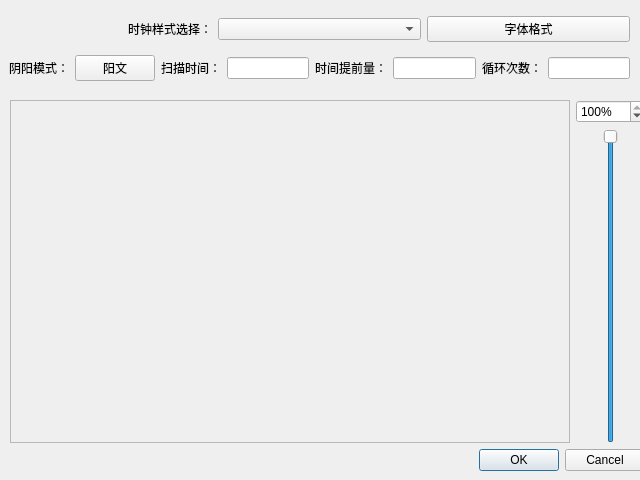
<?xml version="1.0" encoding="UTF-8"?>
<ui version="4.0">
 <class>ClockDialog</class>
 <widget class="QDialog" name="ClockDialog">
  <property name="geometry">
   <rect>
    <x>0</x>
    <y>0</y>
    <width>640</width>
    <height>480</height>
   </rect>
  </property>
  <property name="windowTitle">
   <string>时钟设置</string>
  </property>
  <widget class="QWidget" name="layoutWidget">
   <property name="geometry">
    <rect>
     <x>9</x>
     <y>9</y>
     <width>621</width>
     <height>81</height>
    </rect>
   </property>
   <layout class="QVBoxLayout" name="verticalLayout">
    <item>
     <layout class="QHBoxLayout" name="horizontalLayout">
      <item>
       <widget class="QLabel" name="label">
        <property name="text">
         <string>时钟样式选择：</string>
        </property>
        <property name="alignment">
         <set>Qt::AlignRight|Qt::AlignTrailing|Qt::AlignVCenter</set>
        </property>
       </widget>
      </item>
      <item>
       <widget class="QComboBox" name="ClockStyle_select"/>
      </item>
      <item>
       <widget class="QPushButton" name="textFormat">
        <property name="text">
         <string>字体格式</string>
        </property>
       </widget>
      </item>
     </layout>
    </item>
    <item>
     <layout class="QHBoxLayout" name="horizontalLayout_2">
      <item>
       <widget class="QLabel" name="label_2">
        <property name="text">
         <string>阴阳模式：</string>
        </property>
       </widget>
      </item>
      <item>
       <widget class="QPushButton" name="reverse">
        <property name="text">
         <string>阳文</string>
        </property>
       </widget>
      </item>
      <item>
       <widget class="QLabel" name="label_3">
        <property name="text">
         <string>扫描时间：</string>
        </property>
       </widget>
      </item>
      <item>
       <widget class="QLineEdit" name="scanTime"/>
      </item>
      <item>
       <widget class="QLabel" name="label_4">
        <property name="text">
         <string>时间提前量：</string>
        </property>
       </widget>
      </item>
      <item>
       <widget class="QLineEdit" name="TimeLeadValue"/>
      </item>
      <item>
       <widget class="QLabel" name="label_5">
        <property name="text">
         <string>循环次数：</string>
        </property>
       </widget>
      </item>
      <item>
       <widget class="QLineEdit" name="loop_time"/>
      </item>
     </layout>
    </item>
   </layout>
  </widget>
  <widget class="QWidget" name="layoutWidget">
   <property name="geometry">
    <rect>
     <x>10</x>
     <y>100</y>
     <width>635</width>
     <height>371</height>
    </rect>
   </property>
   <layout class="QVBoxLayout" name="verticalLayout_3">
    <item>
     <layout class="QHBoxLayout" name="horizontalLayout_4">
      <item>
       <widget class="QLabel" name="showImage">
        <property name="minimumSize">
         <size>
          <width>560</width>
          <height>0</height>
         </size>
        </property>
        <property name="autoFillBackground">
         <bool>true</bool>
        </property>
        <property name="frameShape">
         <enum>QFrame::StyledPanel</enum>
        </property>
        <property name="text">
         <string/>
        </property>
        <property name="textFormat">
         <enum>Qt::AutoText</enum>
        </property>
       </widget>
      </item>
      <item>
       <layout class="QVBoxLayout" name="verticalLayout_2">
        <item>
         <widget class="QSpinBox" name="spinBox">
          <property name="suffix">
           <string>%</string>
          </property>
          <property name="minimum">
           <number>1</number>
          </property>
          <property name="maximum">
           <number>100</number>
          </property>
          <property name="value">
           <number>100</number>
          </property>
         </widget>
        </item>
        <item>
         <layout class="QHBoxLayout" name="horizontalLayout_3">
          <item>
           <spacer name="horizontalSpacer">
            <property name="orientation">
             <enum>Qt::Horizontal</enum>
            </property>
            <property name="sizeHint" stdset="0">
             <size>
              <width>40</width>
              <height>20</height>
             </size>
            </property>
           </spacer>
          </item>
          <item>
           <widget class="QSlider" name="verticalSlider">
            <property name="minimum">
             <number>1</number>
            </property>
            <property name="maximum">
             <number>100</number>
            </property>
            <property name="pageStep">
             <number>100</number>
            </property>
            <property name="value">
             <number>100</number>
            </property>
            <property name="orientation">
             <enum>Qt::Vertical</enum>
            </property>
           </widget>
          </item>
          <item>
           <spacer name="horizontalSpacer_2">
            <property name="orientation">
             <enum>Qt::Horizontal</enum>
            </property>
            <property name="sizeHint" stdset="0">
             <size>
              <width>40</width>
              <height>20</height>
             </size>
            </property>
           </spacer>
          </item>
         </layout>
        </item>
       </layout>
      </item>
     </layout>
    </item>
    <item>
     <widget class="QDialogButtonBox" name="buttonBox">
      <property name="orientation">
       <enum>Qt::Horizontal</enum>
      </property>
      <property name="standardButtons">
       <set>QDialogButtonBox::Cancel|QDialogButtonBox::Ok</set>
      </property>
     </widget>
    </item>
   </layout>
  </widget>
 </widget>
 <resources/>
 <connections>
  <connection>
   <sender>buttonBox</sender>
   <signal>accepted()</signal>
   <receiver>ClockDialog</receiver>
   <slot>accept()</slot>
   <hints>
    <hint type="sourcelabel">
     <x>248</x>
     <y>254</y>
    </hint>
    <hint type="destinationlabel">
     <x>157</x>
     <y>274</y>
    </hint>
   </hints>
  </connection>
  <connection>
   <sender>buttonBox</sender>
   <signal>rejected()</signal>
   <receiver>ClockDialog</receiver>
   <slot>reject()</slot>
   <hints>
    <hint type="sourcelabel">
     <x>316</x>
     <y>260</y>
    </hint>
    <hint type="destinationlabel">
     <x>286</x>
     <y>274</y>
    </hint>
   </hints>
  </connection>
 </connections>
</ui>
